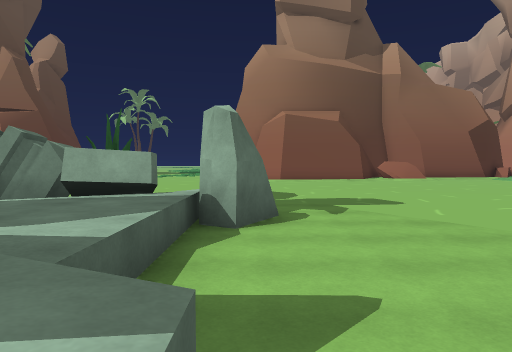
view 1 (above)

24 first-person views from a walk through a Unity game level. The camera is 1.3 m above the floor, tilts 2° down and sees 70° across. The floor is counted in squares, 2 m on a side. Each view is taken from the middle of a square. On the plan, view 1 faces up. The plan holds only what a view shows up to about 11 squares ahead; the rest is blank. The place goes on beyond the plan.

view 2
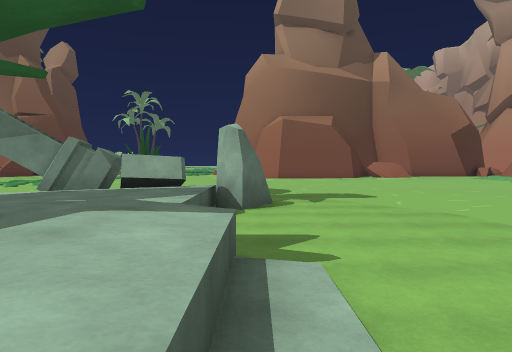

view 3
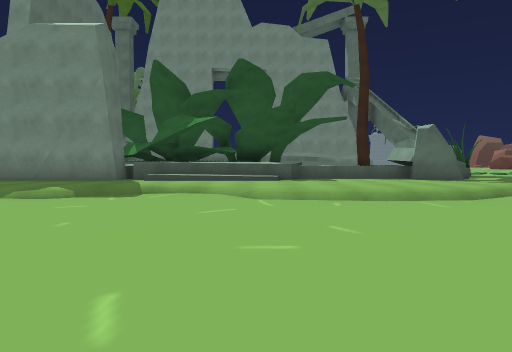

view 4
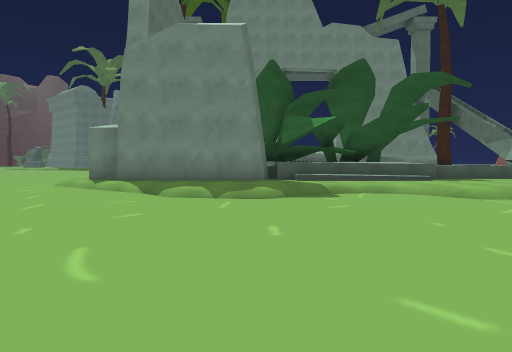

view 5
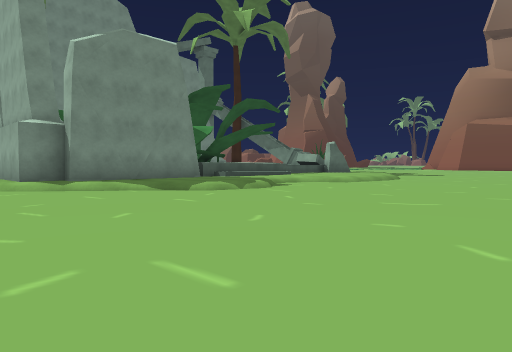

view 6
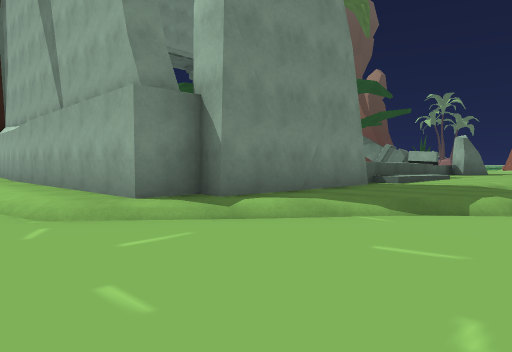

view 7
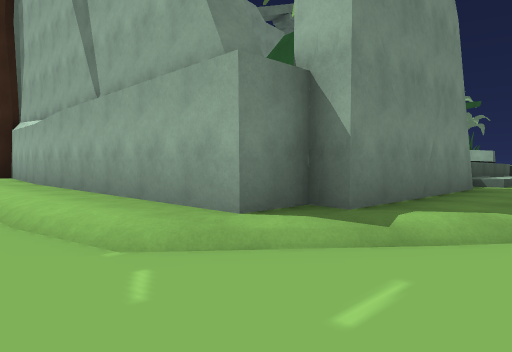

view 8
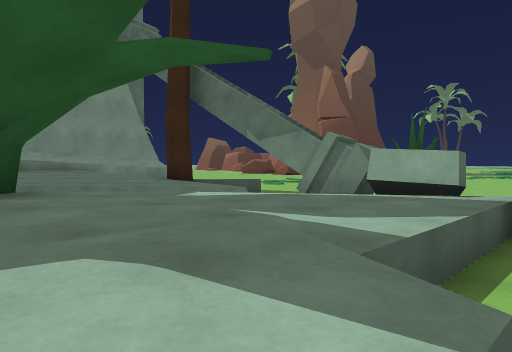

view 9
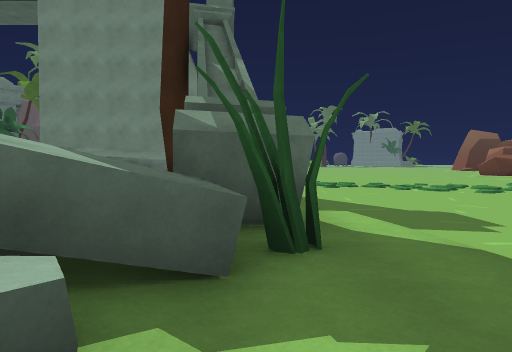

view 10
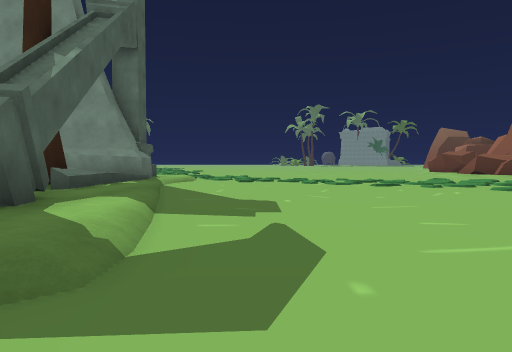

view 11
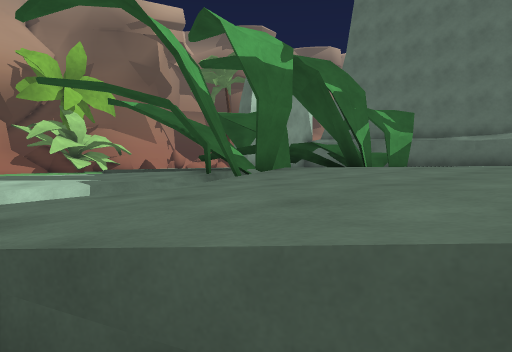

view 12
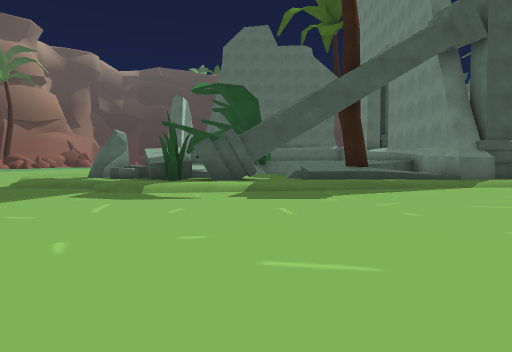

view 13
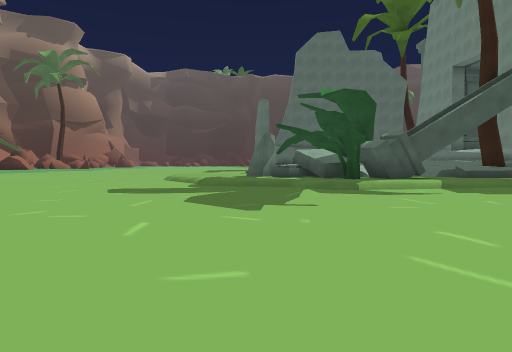

view 14
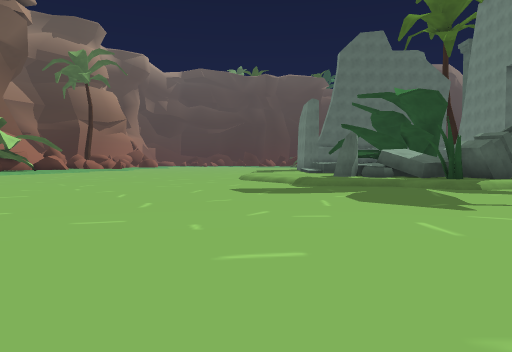

view 15
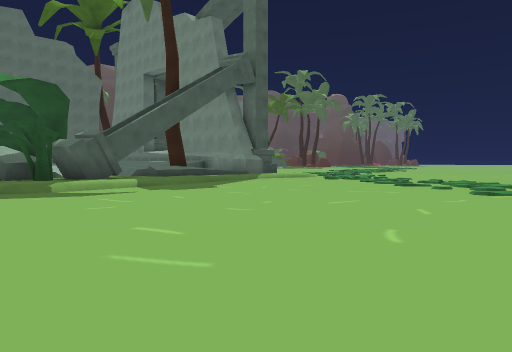

view 16
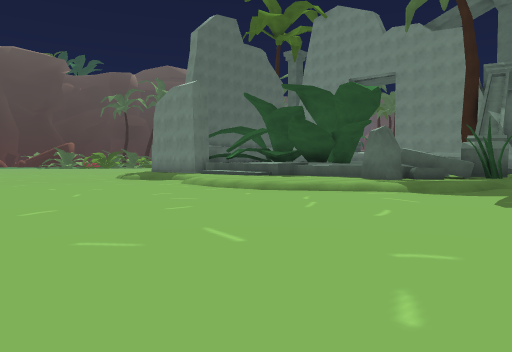

view 17
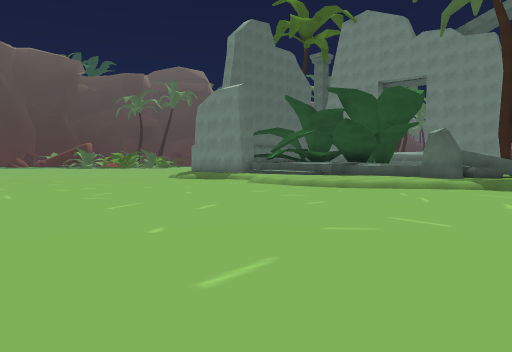

view 18
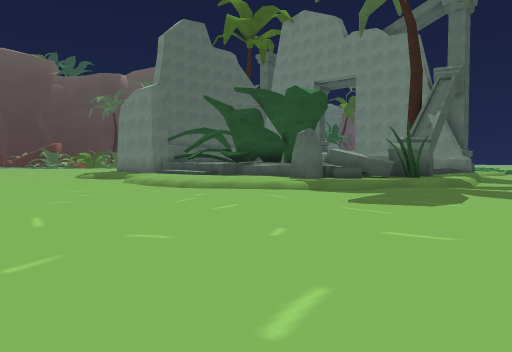

view 19
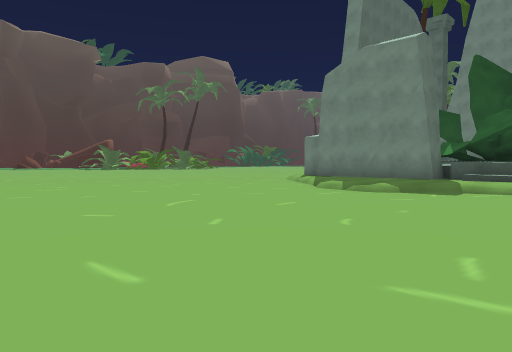

view 20
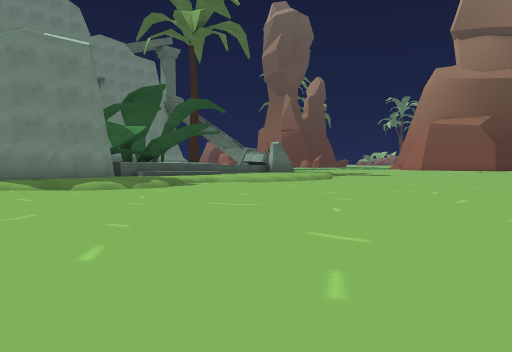

view 21
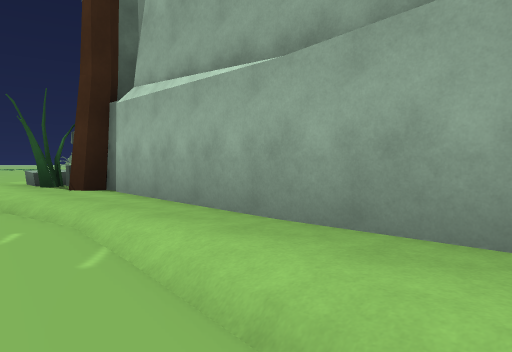

view 22
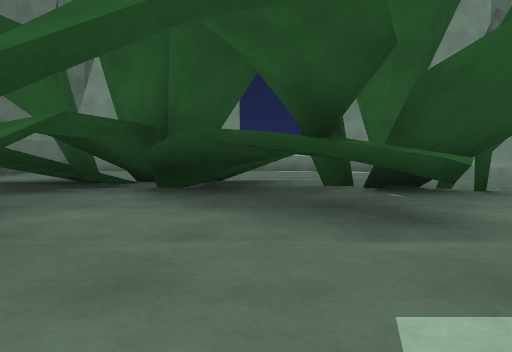

view 23
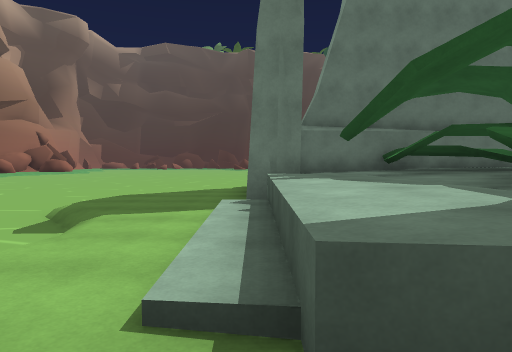

view 24
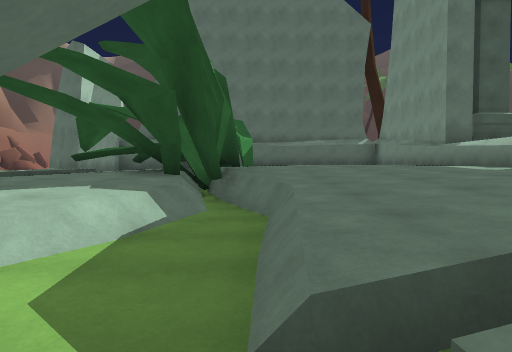

### Floor plan
Key: @ floor where view 1 was taken; # wall or solid block; . main floor; : floor 0.5 m higher than the main floor; + floor 0.75 m higher than the main floor; * floor 1 m higher than the main floor; % floor 1.25 m higher than the main floor; & floor 1.5 m higher than the main floor; $ floor 1.75 m higher than the main floor; / step, stairs or slope; = window, fence, low wall or low ledge; ^ raised ledge; v drop or lower ground; O other object.
Columns run from 11 left of view 1 to 12 right of it. Each row starts with its distance up from view 1.
 18         ....  .
 17 // .............
 16 ///..............
 15 //...............
 14 ..................
 13 ...................
 12 .....................
 11 .....................
 10 ......................
  9 .......///..............
  8 ...///::::/.............
  7 ////::##O#:::/..........
  6 # //v:##^^O::/..........
  5 #:/#=::+=^OO::/........
  4 #==%%::* ==:::/........
  3 # &&%:*%%%%::::........
  2 #&&&%##%%%%::::........
  1 # &&&=## %=/:::........
  0 ^ $&&###  /@::/........
 -1 ^$$$$$=## ////.........
 -2 ^ $$$&## #=///.........
 -3 #    #####=/::/........
 -4 #$$$$=#=####::/........
 -5 # $$$##  =##::/........
 -6 #$$$&&#  =##://.........
 -7 ############:/..........
 -8 ###########:/...........
 -9 :::::::::::/............
-10 //.////////...........
-11    ....   ......  ....

Where each view was taken, in squares from view 1:
view 1: 0 up, 0 right, facing up
view 2: 2 down, 0 right, facing up
view 3: 0 up, 10 right, facing left
view 4: 4 down, 10 right, facing left
view 5: 11 down, 10 right, facing up-left
view 6: 11 down, 4 right, facing up-left
view 7: 11 down, 2 right, facing up-left
view 8: 0 up, 0 right, facing up-left
view 9: 7 up, 0 right, facing left
view 10: 10 up, 0 right, facing left
view 11: 5 up, 10 left, facing down-right
view 12: 17 up, 5 left, facing down
view 13: 18 up, 0 right, facing down
view 14: 18 up, 3 right, facing down
view 15: 18 up, 0 right, facing down-left
view 16: 10 up, 10 right, facing down-left
view 17: 9 up, 12 right, facing down-left
view 18: 12 up, 9 right, facing down-left
view 19: 0 up, 11 right, facing down-left
view 20: 9 down, 12 right, facing up-left
view 21: 11 down, 5 left, facing up-left
view 22: 2 down, 0 right, facing left
view 23: 2 up, 0 right, facing down
view 24: 7 up, 6 left, facing down
